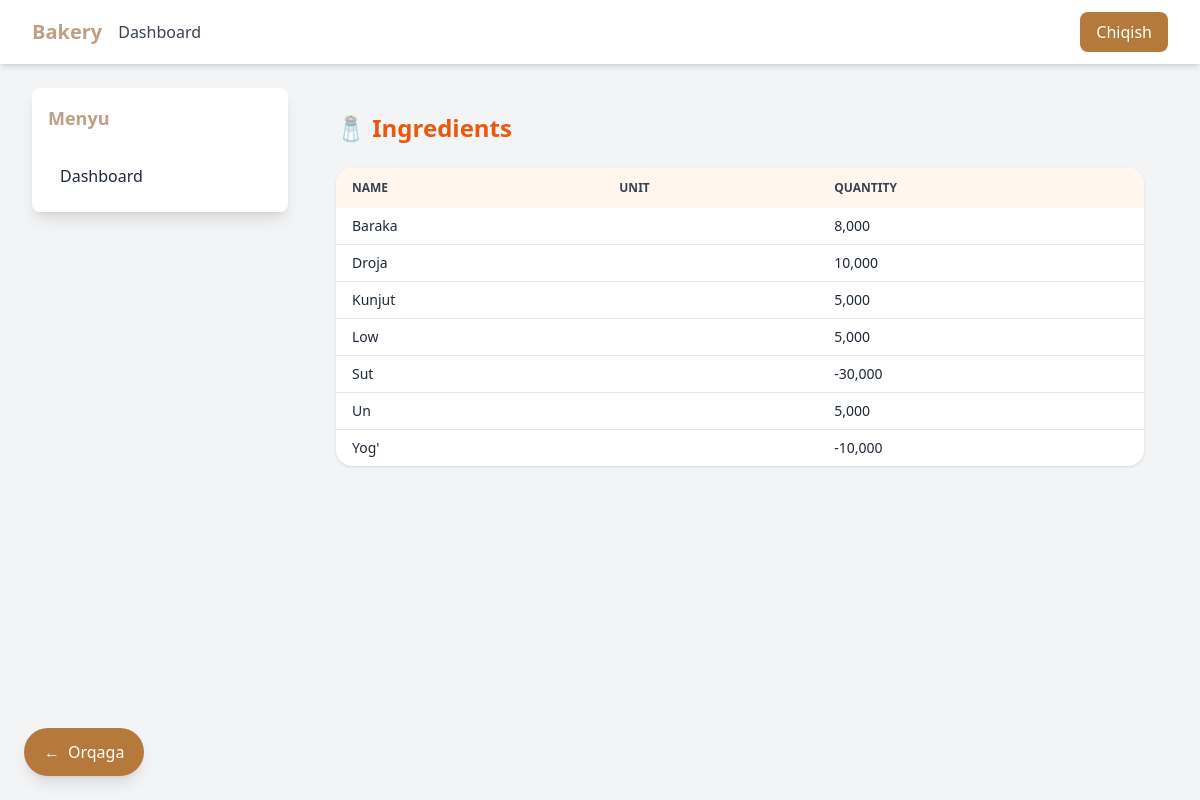
Before: /inventory/ingredients/ with the older database file.
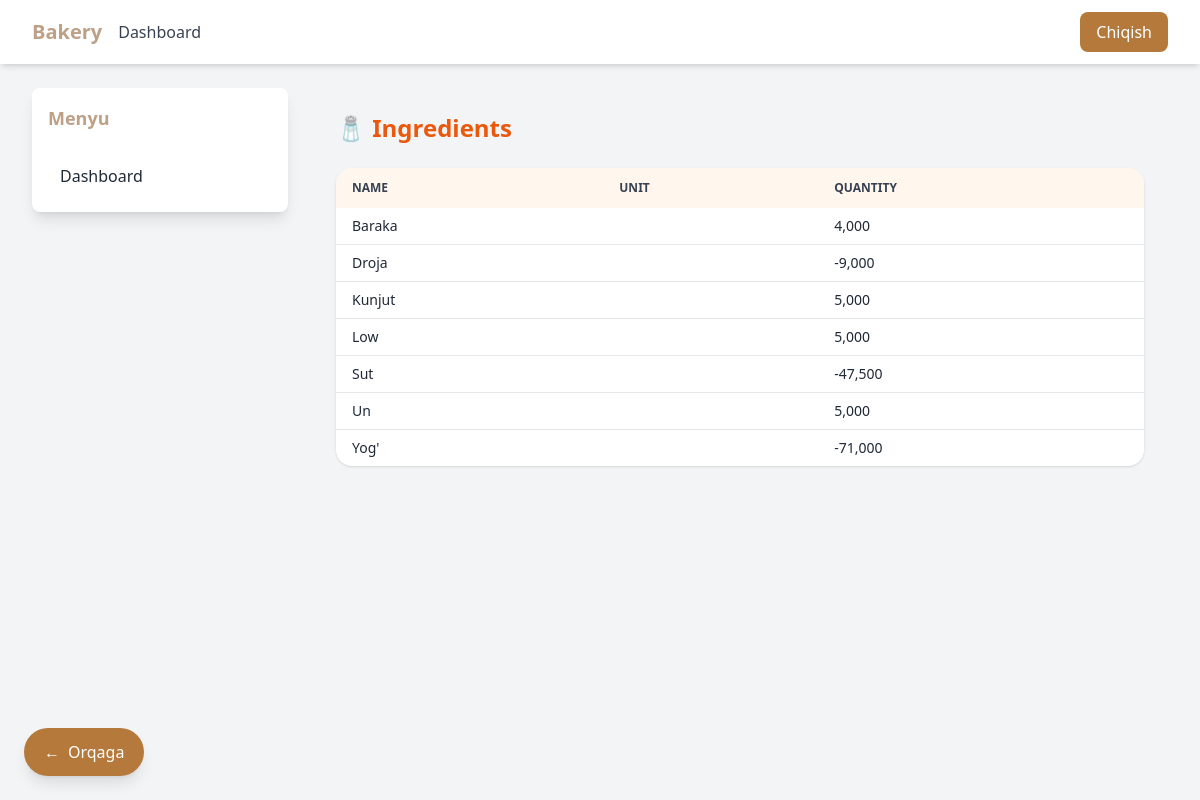
After: the same page with the newer database file.
### inventory/models.py (models this page shows, shortened)
class Ingredient(models.Model):
    name = models.CharField(max_length=200, unique=True)
    quantity = models.DecimalField(**DECIMAL_KWARGS, default=Decimal('0'))
    unit = models.ForeignKey(Unit, on_delete=models.PROTECT, related_name='ingredients')
    low_stock_threshold = models.DecimalField(
        **DECIMAL_KWARGS,
        default=Decimal('0'),
        help_text=_("Minimum quantity before alert (set by admin)")
    )
    class Meta:
        verbose_name = _("Ingredient")
        verbose_name_plural = _("Ingredients")

### inventory/views.py (the view)
# urls.py: path("ingredients/", views.ingredient_list, name="ingredient_list"),
def ingredient_list(request):
    ingredients = Ingredient.objects.select_related("unit").all().order_by("name")
    if request.method == "POST":
        form = IngredientForm(request.POST)
        if form.is_valid():
            form.save()
            messages.success(request, "🧂 Yangi ingredient qo‘shildi!")
            return redirect("inventory:ingredient_list")
    else:
        form = IngredientForm()
    return render(request, "inventory/ingredient_list.html", {
        "ingredients": ingredients,
        "form": form,
    })

### inventory/templates/inventory/ingredient_list.html (shortened to what this page needs)
{% extends "base.html" %}
{% block content %}
<div class="p-6">
  <div class="flex justify-between items-center mb-6">
    <h1 class="text-2xl font-bold text-orange-600">🧂 Ingredients</h1>
  </div>
  <div class="bg-white rounded-2xl shadow overflow-hidden">
    <div class="overflow-y-auto max-h-[70vh]">
      <table class="w-full text-sm text-left">
        <thead class="bg-orange-50 text-gray-700 uppercase text-xs">
          <tr>
            <th class="py-3 px-4">Name</th>
            <th class="py-3 px-4">Unit</th>
            <th class="py-3 px-4">Quantity</th>
          </tr>
        </thead>
        <tbody class="divide-y">
          {% for ing in ingredients %}
          <tr class="hover:bg-orange-50 transition">
            <td class="py-2 px-4 font-medium">{{ ing.name }}</td>
            <td class="py-2 px-4 text-gray-600">{{ ing.unit.abbreviation }}</td>
            <td class="py-2 px-4">{{ ing.quantity }}</td>
          </tr>
          {% empty %}
          <tr><td colspan="3" class="text-center py-4 text-gray-400">No ingredients yet</td></tr>
          {% endfor %}
        </tbody>
      </table>
    </div>
  </div>
</div>
{% endblock %}

Changed rows visible on the page:
changed Ingredient "Baraka": quantity "8,000" → "4,000"
changed Ingredient "Droja": quantity "10,000" → "-9,000"
changed Ingredient "Sut": quantity "-30,000" → "-47,500"
changed Ingredient "Yog'": quantity "-10,000" → "-71,000"
